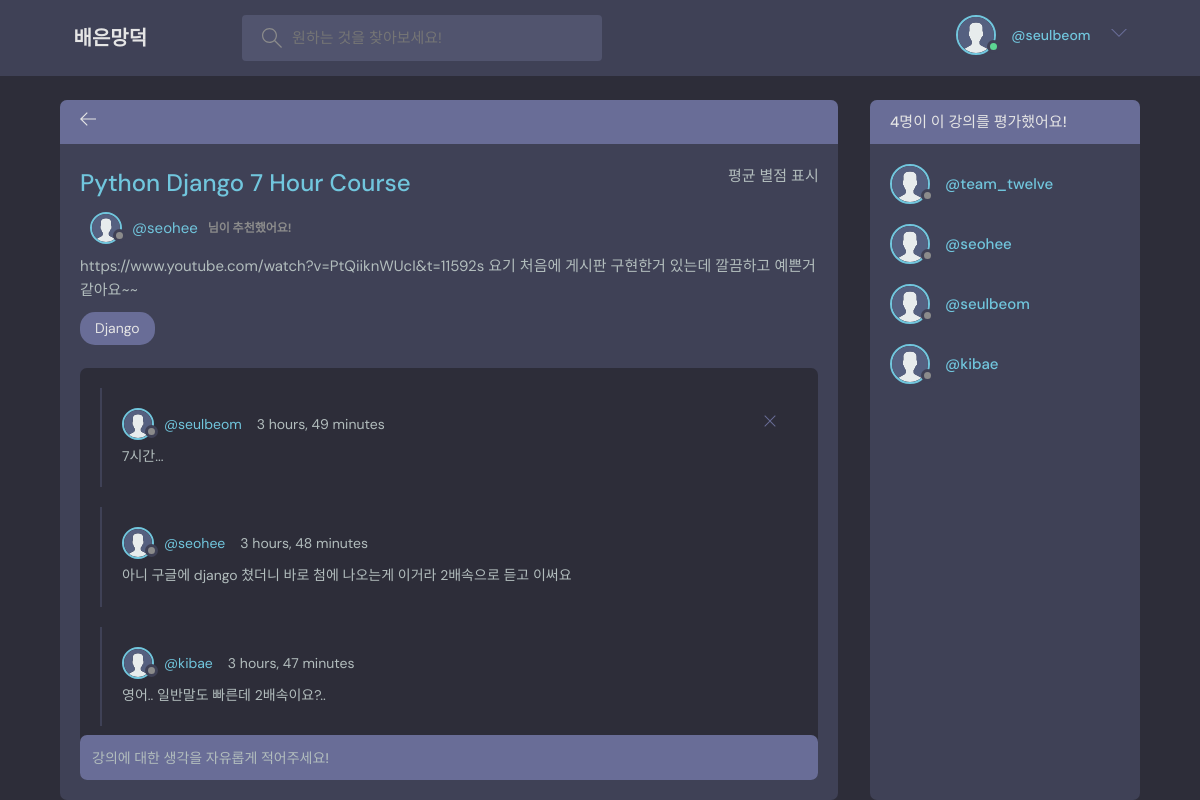
The page /room/4/ (signed in) on the database its author committed.
### base/models.py (models this page shows, shortened)
class Room(models.Model):
    host = models.ForeignKey(User, on_delete=models.SET_NULL, null=True)
    topic = models.ForeignKey(Topic, on_delete=models.SET_NULL, null=True)
    name = models.CharField(max_length=200)
    description = models.TextField(null=True, blank=True)
    participants = models.ManyToManyField(
        User, related_name='participants', blank=True)
    updated = models.DateTimeField(auto_now=True)
    created = models.DateTimeField(auto_now_add=True)
    class Meta:
        ordering = ['-updated', '-created']

class Topic(models.Model):
    name = models.CharField(max_length=200)
    def __str__(self):
        return self.name

class Message(models.Model):
    user = models.ForeignKey(User, on_delete=models.CASCADE)
    room = models.ForeignKey(Room, on_delete=models.CASCADE)
    body = models.TextField()
    updated = models.DateTimeField(auto_now=True)
    created = models.DateTimeField(auto_now_add=True)
    class Meta:
        ordering = ['-updated', '-created']

### base/views.py (the view, shortened to what this page needs)
# urls.py: path('room/<str:pk>/', views.room, name="room"),
def room(request, pk):
    room = Room.objects.get(id=pk)
    room_messages = room.message_set.all().order_by('created')
    participants = room.participants.all()
    context = {'room': room, 'room_messages': room_messages,
               'participants': participants}
    return render(request, 'base/room.html', context)

### base/templates/base/room.html (shortened to what this page needs)
{% extends 'main.html' %}
{% load static %}
{% block content %}
<head>
</head>
<main class="profile-page layout layout--2">
  <div class="container">
    <div class="room">
      <div class="room__top">
        <div class="room__topLeft">
          <a href="{% url 'home' %}">
            <svg version="1.1" xmlns="http://www.w3.org/2000/svg" width="32" height="32" viewBox="0 0 32 32">
              <title>arrow-left</title>
              <path
                d="M13.723 2.286l-13.723 13.714 13.719 13.714 1.616-1.611-10.96-10.96h27.625v-2.286h-27.625l10.965-10.965-1.616-1.607z">
              </path>
            </svg>
          </a>
        </div>
      </div>
      <div class="room__box scroll">
        <div class="room__header scroll">
          <div class="room__info">
            <h3>{{ room.name }}</h3>
            <span>
              평균 별점 표시
            </span>
          </div>
          <div class="room__hosted">
            <a href="{% url 'user-profile' room.host.id %}" class="room__author">
              <div class="avatar avatar--small">
                <img src="{% static 'images/avatar.svg' %}" />
              </div>
              <span>@{{room.host.username}}</span>
              <p>님이 추천했어요!</p>
            </a>
          </div>
          <div class="room__details">
            {{ room.description }}
          </div>
          <span class="room__topics">{{room.topic}}</span>
        </div>
        <div class="room__conversation">
          <div class="threads scroll">
            {% for message in room_messages %}
            <div class="thread">
              <div class="thread__top">
                <div class="thread__author">
                  <a href="{% url 'user-profile' message.user.id %}" class="thread__authorInfo">
                    <div class="avatar avatar--small">
                      <img src="{% static 'images/avatar.svg' %}" />
                    </div>
                    <span>@{{ message.user.username }}</span>
                  </a>
                  <span class="thread__date">{{message.created | timesince}}</span>
                </div>
                {% if request.user == message.user %}
                <a href="{% url 'delete-message' message.id %}">
                  <div class="thread__delete">
                    <svg version="1.1" xmlns="http://www.w3.org/2000/svg" width="32" height="32" viewBox="0 0 32 32">
                      <title>remove</title>
                      <path
                        d="M27.314 6.019l-1.333-1.333-9.98 9.981-9.981-9.981-1.333 1.333 9.981 9.981-9.981 9.98 1.333 1.333 9.981-9.98 9.98 9.98 1.333-1.333-9.98-9.98 9.98-9.981z">
                      </path>
                    </svg>
                  </div>
                  {% endif %}
                </a>
              </div>
              <div class="thread__details">
                {{ message.body }}
              </div>
            </div>
            {% endfor %}
          </div>
        </div>
      </div>
      <div class="room__message">
        <form method="POST" action="">
          <input name="body" placeholder="강의에 대한 생각을 자유롭게 적어주세요!" />
        </form>
      </div>
    </div>
    <div class="participants">
      <h3 class="participants__top"> {{ participants.count }}명이 이 강의를 평가했어요!</h3>
      <div class="participants__list scroll">
        {% for user in participants %}
        <a href="{% url 'user-profile' user.id %}" class="participant">
          <div class="avatar avatar--medium">
            <img src="{% static 'images/avatar.svg' %}" />
          </div>
          <p>
            <span>@{{ user.username }}</span>
          </p>
        </a>
        {% endfor %}
      </div>
    </div>
  </div>
</main>
{% endblock content %}

### templates/navbar.html (shortened to what this page needs)
{% load static %}
<header class="header header--loggedIn">
    <div class="container">
        <a href="{% url 'home' %}" class="header__logo">
            <h1>배은망덕</h1>
        </a>
        <form class="header__search" method="GET" action="{% url 'home' %}">
            <label>
                <input name="q" placeholder="원하는 것을 찾아보세요!" />
            </label>
        </form>
        <nav class="header__menu">
            {% if request.user.is_authenticated %}
            <div class="header__user">
                <a href="{% url 'user-profile' user.id %}">
                    <div class="avatar avatar--medium active">
                        <img src="{% static 'images/avatar.svg' %}" />
                    </div>
                    <span>@{{ request.user.username }}</span>
                </a>
                <button class="dropdown-button">
                    <svg version="1.1" xmlns="http://www.w3.org/2000/svg" width="32" height="32" viewBox="0 0 32 32">
                        <title>chevron-down</title>
                        <path d="M16 21l-13-13h-3l16 16 16-16h-3l-13 13z"></path>
                    </svg>
                </button>
            </div>
            {% else %}
            <a href="{% url 'login' %}">
                <img src="{% static 'images/avatar.svg' %}" />
                <p>로그인</p>
            </a>
            {% endif %}
        </nav>
    </div>
</header>

### rows shown on the page
Room: name "Python Django 7 Hour Course", host.username "seohee", description "https://www.youtube.com/watch?v=PtQiiknWUcI&t=11592s 요기 처음에 게시판 구현한거 있는데 깔끔하고 예쁜거같아요~~", topic "Django"
Message: user.username "seulbeom", created "3 hours, 49 minutes", body "7시간..."
Message: user.username "seohee", created "3 hours, 48 minutes", body "아니 구글에 django 쳤더니 바로 첨에 나오는게 이거라 2배속으로 듣고 이써요"
Message: user.username "kibae", created "3 hours, 47 minutes", body "영어.. 일반말도 빠른데 2배속이요?.."

### other values the page prints
{{ request.user.username }} "seulbeom"
{{ participants.count }} "4"
{{ user.username }} "team_twelve"
{{ user.username }} "seohee"
{{ user.username }} "seulbeom"
{{ user.username }} "kibae"
